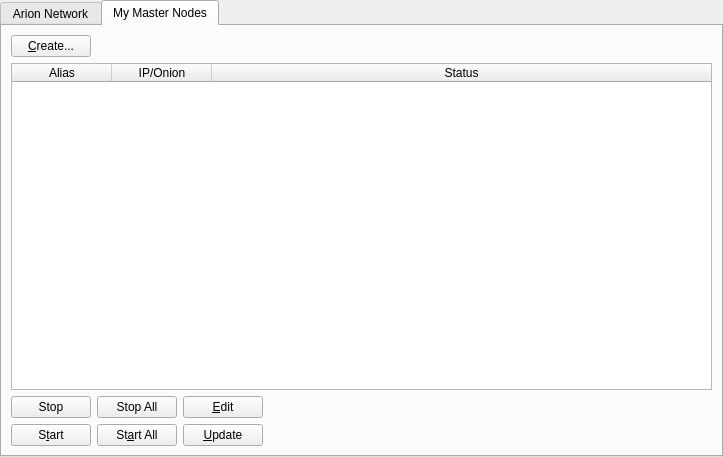
<?xml version="1.0" encoding="UTF-8"?>
<ui version="4.0">
 <class>MasternodeManager</class>
 <widget class="QWidget" name="MasternodeManager">
  <property name="geometry">
   <rect>
    <x>0</x>
    <y>0</y>
    <width>723</width>
    <height>457</height>
   </rect>
  </property>
  <property name="windowTitle">
   <string>Form</string>
  </property>
  <property name="styleSheet">
   <string notr="true"/>
  </property>
  <layout class="QVBoxLayout" name="topLayout">
   <property name="leftMargin">
    <number>0</number>
   </property>
   <property name="topMargin">
    <number>0</number>
   </property>
   <property name="rightMargin">
    <number>0</number>
   </property>
   <property name="bottomMargin">
    <number>0</number>
   </property>
   <item>
    <layout class="QVBoxLayout" name="verticalLayout">
     <property name="bottomMargin">
      <number>0</number>
     </property>
     <item>
      <widget class="QTabWidget" name="tabWidget">
       <property name="currentIndex">
        <number>1</number>
       </property>
       <widget class="QWidget" name="tab">
        <attribute name="title">
         <string>Arion Network</string>
        </attribute>
        <layout class="QGridLayout" name="gridLayout">
         <item row="1" column="0">
          <widget class="QTableWidget" name="tableWidgetMasternodes">
           <property name="editTriggers">
            <set>QAbstractItemView::NoEditTriggers</set>
           </property>
           <property name="alternatingRowColors">
            <bool>true</bool>
           </property>
           <property name="selectionBehavior">
            <enum>QAbstractItemView::SelectRows</enum>
           </property>
           <property name="sortingEnabled">
            <bool>true</bool>
           </property>
           <attribute name="horizontalHeaderStretchLastSection">
            <bool>true</bool>
           </attribute>
           <column>
            <property name="text">
             <string>Address</string>
            </property>
           </column>
           <column>
            <property name="text">
             <string>Protocol</string>
            </property>
           </column>
           <column>
            <property name="text">
             <string>Active</string>
            </property>
           </column>
           <column>
            <property name="text">
             <string>Active (secs)</string>
            </property>
           </column>
           <column>
            <property name="text">
             <string>Last Seen</string>
            </property>
           </column>
           <column>
            <property name="text">
             <string>Pubkey</string>
            </property>
           </column>
          </widget>
         </item>
         <item row="0" column="0">
          <layout class="QHBoxLayout" name="horizontalLayout_3">
           <property name="bottomMargin">
            <number>0</number>
           </property>
           <item>
            <widget class="QLabel" name="label_2">
             <property name="text">
              <string>Arion Node Count:</string>
             </property>
            </widget>
           </item>
           <item>
            <widget class="QLabel" name="countLabel">
             <property name="text">
              <string>0</string>
             </property>
            </widget>
           </item>
           <item>
            <spacer name="horizontalSpacer_3">
             <property name="orientation">
              <enum>Qt::Horizontal</enum>
             </property>
             <property name="sizeHint" stdset="0">
              <size>
               <width>40</width>
               <height>20</height>
              </size>
             </property>
            </spacer>
           </item>
          </layout>
         </item>
        </layout>
       </widget>
       <widget class="QWidget" name="tab_2">
        <attribute name="title">
         <string>My Master Nodes</string>
        </attribute>
        <layout class="QGridLayout" name="gridLayout_2">
         <item row="0" column="0">
          <layout class="QVBoxLayout" name="verticalLayout_2">
           <property name="bottomMargin">
            <number>0</number>
           </property>
           <item>
            <layout class="QHBoxLayout" name="horizontalLayout">
             <item>
              <widget class="QPushButton" name="createButton">
               <property name="text">
                <string>&amp;Create...</string>
               </property>
              </widget>
             </item>
             <item>
              <spacer name="horizontalSpacer">
               <property name="orientation">
                <enum>Qt::Horizontal</enum>
               </property>
               <property name="sizeHint" stdset="0">
                <size>
                 <width>40</width>
                 <height>20</height>
                </size>
               </property>
              </spacer>
             </item>
            </layout>
           </item>
           <item>
            <widget class="QTableWidget" name="tableWidget_2">
             <property name="minimumSize">
              <size>
               <width>695</width>
               <height>0</height>
              </size>
             </property>
             <property name="editTriggers">
              <set>QAbstractItemView::NoEditTriggers</set>
             </property>
             <property name="alternatingRowColors">
              <bool>true</bool>
             </property>
             <property name="selectionMode">
              <enum>QAbstractItemView::SingleSelection</enum>
             </property>
             <property name="selectionBehavior">
              <enum>QAbstractItemView::SelectRows</enum>
             </property>
             <attribute name="horizontalHeaderStretchLastSection">
              <bool>true</bool>
             </attribute>
             <column>
              <property name="text">
               <string>Alias</string>
              </property>
             </column>
             <column>
              <property name="text">
               <string>IP/Onion</string>
              </property>
             </column>
             <column>
              <property name="text">
               <string>Status</string>
              </property>
             </column>
            </widget>
           </item>
           <item>
            <layout class="QHBoxLayout" name="horizontalLayout_2">
             <property name="bottomMargin">
              <number>0</number>
             </property>
             <item>
              <widget class="QPushButton" name="stopButton">
               <property name="text">
                <string>Stop</string>
               </property>
              </widget>
             </item>
             <item>
              <widget class="QPushButton" name="stopAllButton">
               <property name="text">
                <string>Stop All</string>
               </property>
              </widget>
             </item>
             <item>
              <widget class="QPushButton" name="editButton">
               <property name="text">
                <string>&amp;Edit</string>
               </property>
              </widget>
             </item>
             <item>
              <spacer name="horizontalSpacer_2">
               <property name="orientation">
                <enum>Qt::Horizontal</enum>
               </property>
               <property name="sizeHint" stdset="0">
                <size>
                 <width>40</width>
                 <height>20</height>
                </size>
               </property>
              </spacer>
             </item>
            </layout>
           </item>
           <item>
            <layout class="QHBoxLayout" name="horizontalLayout_4">
             <property name="bottomMargin">
              <number>0</number>
             </property>
            </layout>
           </item>
           <item>
            <layout class="QHBoxLayout" name="horizontalLayout_5">
             <property name="bottomMargin">
              <number>0</number>
             </property>
             <item>
              <widget class="QPushButton" name="startButton">
               <property name="text">
                <string>S&amp;tart</string>
               </property>
              </widget>
             </item>
             <item>
              <widget class="QPushButton" name="startAllButton">
               <property name="text">
                <string>St&amp;art All</string>
               </property>
              </widget>
             </item>
             <item>
              <widget class="QPushButton" name="UpdateButton">
               <property name="text">
                <string>&amp;Update</string>
               </property>
              </widget>
             </item>
             <item>
              <spacer name="horizontalSpacer_5">
               <property name="orientation">
                <enum>Qt::Horizontal</enum>
               </property>
               <property name="sizeHint" stdset="0">
                <size>
                 <width>40</width>
                 <height>20</height>
                </size>
               </property>
              </spacer>
             </item>
            </layout>
           </item>
          </layout>
         </item>
        </layout>
       </widget>
      </widget>
     </item>
    </layout>
   </item>
  </layout>
 </widget>
 <resources/>
 <connections/>
</ui>
